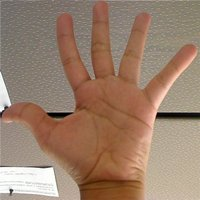
//> input picture CppImageProcessing/images/Back_Projection_Theory0.jpg, 200 x 200 px
$ ./canny ../images/Back_Projection_Theory0.jpg   (built with g++ and OpenCV 4)
//> lines starting //> are read from the running program, lines starting //| are printed output that depends on the picture
/**
 * @brief Goal
 * In this tutorial will learn how to:
 * ---- Use the OpenCV function cv::Canny to implement the Canny Edge Detector.
 *
 *  Also known to many as the optimal detector, the Canny algorithm
 *  aims to satisfy three main criteria:
 *    1. Low error rate: Meaning a good detection of only existent edges.
 *    2. Good localization: The distance between edge pixels detected
 *       and real edge pixels have to be minimized.
 *    3. Minimal response: Only one detector response per edge.
 *
 * @file laplacian.cpp
 * @author Wei Li (weili_yzzcq@163.com)
 * @date 2023-05-04
 * @version OpenCV 4.7 examples
 *
 */

#include <iostream>

#include <opencv2/imgproc.hpp>
#include <opencv2/imgcodecs.hpp>
#include <opencv2/highgui.hpp>
#include <opencv2/core/utils/logger.hpp>

// global variable
cv::Mat src, src_gray;
cv::Mat dst, detected_edges;
int lowThreshold = 0;
const int max_lowThreshold = 100;
const int ratio = 3;
const int kernel_size = 3;
const char *window_name = "Edge Map";

static void CannyThreshold(int, void *);

/**
 * @brief main function
 */
int main(int argc, char const *argv[])
{
    cv::utils::logging::setLogLevel(
        cv::utils::logging::LogLevel::LOG_LEVEL_ERROR);
    /* ------------------------------------------
        Brief how-to for this program
    ------------------------------------------ */
    cv::CommandLineParser parser(argc, argv,
                                 "{@input | fruits.jpg | input image}");
    src = cv::imread(cv::samples::findFile(parser.get<cv::String>("@input")),
                     cv::IMREAD_COLOR);
//> src is the input picture: 200 rows x 200 cols, CV_8UC3; mean B, G, R 107.8, 127.1, 154.3
    if (src.empty())
    {
        std::cout << "Could not open or find the image!\n"
                  << std::endl;
        std::cout << "Usage: " << argv[0] << " <Input image>" << std::endl;

        return EXIT_FAILURE;
    }

    dst.create(src.size(), src.type());
    cv::cvtColor(src, src_gray, cv::COLOR_BGR2GRAY);
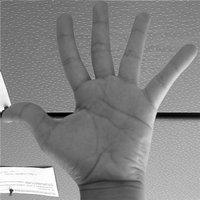
//> src_gray: 200 rows x 200 cols, CV_8UC1; min 0, max 255, mean 133.1

    cv::namedWindow(window_name, cv::WINDOW_AUTOSIZE);

    /* The variable to be controlled by the Trackbar is lowThreshold
     with a limit of max_lowThreshold (which we set to 100 previously);
     Each time the Trackbar registers an action,
     the callback function CannyThreshold will be invoked.
    -------------------------------------------------------- */
    cv::createTrackbar("Min threshold:",
                       window_name,
                       &lowThreshold,
                       max_lowThreshold,
                       CannyThreshold);

    CannyThreshold(0, 0);

    cv::waitKey(0);

    return EXIT_SUCCESS;
}

/**
 * @brief callback function for Canny algorithm via updating the threshold.
 * this function signature is required by cv::createTrackbar.
 */
static void CannyThreshold(int, void *)
{
    cv::blur(src_gray, detected_edges, cv::Size(3, 3));
    cv::Canny(detected_edges, detected_edges,
              lowThreshold, lowThreshold * ratio, kernel_size);
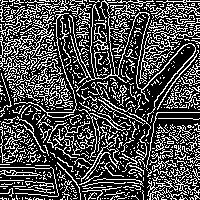
//> detected_edges: 200 rows x 200 cols, CV_8UC1; 30.3% white in thin lines or dots

    dst = cv::Scalar::all(0);
    src.copyTo(dst, detected_edges);
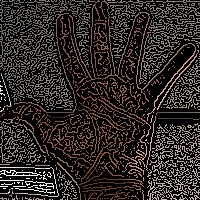
//> dst: 200 rows x 200 cols, CV_8UC3; mean B, G, R 33.5, 39.1, 46.6

    cv::imshow(window_name, dst);
}

$ run again, on CppImageProcessing/images/Histogram_Comparison_1.jpg
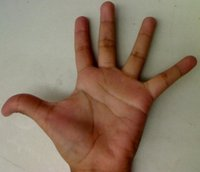
//> input picture CppImageProcessing/images/Histogram_Comparison_1.jpg, 200 x 172 px
//> src is the input picture: 172 rows x 200 cols, CV_8UC3; mean B, G, R 101.1, 120.5, 140.6
//> in CannyThreshold, `cv::Canny(detected_edges, detected_edges, lowThreshold, lowThreshold *..`:
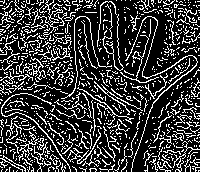
//> detected_edges: 172 rows x 200 cols, CV_8UC1; 23.3% white in thin lines or dots
//> in CannyThreshold, `src.copyTo(dst, detected_edges);`:
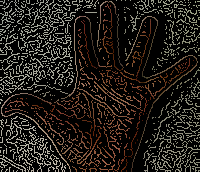
//> dst: 172 rows x 200 cols, CV_8UC3; mean B, G, R 24.7, 29.2, 33.6
